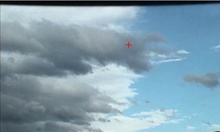
%> input picture V1/f1.jpg, 220 x 132 px, shrunk from 600 x 360 before the run
$ octave main.m   (GNU Octave 9; MATLAB toolbox functions it lacks are replaced by stand-ins)
%> lines starting %> are read from the running program, lines starting %| are printed output that depends on the picture
### V1/BrutalMovDetector.m
function [ res_r, res_c ] = BrutalMovDetector( pixel1, pixel2, seg_num, BlurFlag, blur_index)
%BRUTALMOVDETECTOR Summary of this function goes here
%   Detailed explanation goes here


    if( sum( size(pixel2) == size(pixel1)) == 2)

        [height, width] = size(pixel1);
    else
        disp('two frames have different size, abort!')
        assert(sum( size(pixel2) == size(pixel1)) == 2)
    end

    num = seg_num;
    rows = height/num; %240 and 320 should be changed
    cols = width/num;
    blk_num = rows*cols;
    nframes = 2; %we only have two frames here

    pixel(:,:,1) = pixel1;
    pixel(:,:,2) = pixel2;


    %seg is the two frames
    %seg(:,:,:,1) is frame1; seg(:,:,:,2) is frame2
    for i = 1:nframes
    %for i = 1:1
        for j = 1:rows
            for m = 1:cols
                index = m + (j-1)*num;
                seg(:,:,index,i) = pixel((((j-1)*num+1):(j*num)),(((m-1)*num+1):(m*num)),i);
            end
        end
    end

    for i = 1:rows
        for j = 1:cols
            position.segr = i;
            position.segc = j;
%             BlockNum = position.segc + (position.segr-1)*num;
            opt_r = 0;
            opt_c = 0;

            if(i ~=1 && i~=rows && j ~=1 && j ~= cols)

                if(BlurFlag == true)
                    I = pixel(:,:,2);
                    H = fspecial('disk',blur_index);
                    pixel_n = imfilter(I,H,'replicate');

                    I = seg(:,:,(position.segc + (position.segr-1)*num),1);
                    H = fspecial('disk',blur_index);
                    test_seg = imfilter(I,H,'replicate');
                else
                    pixel_n = pixel(:,:,2);
                    test_seg = seg(:,:,(position.segc + (position.segr-1)*num),1);
                end

                numCounter = num;
                for m = -numCounter:numCounter
                    for n = -numCounter:numCounter
                        position.dx = m;
                        position.dy = n;
                        diff = MAD(test_seg, pixel_n, position,num);
                        v(m+numCounter+1,n+numCounter+1) = diff.value;
                        x(m+numCounter+1,n+numCounter+1) = diff.x;
                        y(m+numCounter+1,n+numCounter+1) = diff.y;
                    end
                end
                [cx,cy] = find(v == min(min(v)));

                opt_r = x(min(abs(cx)),min(abs(cy)));
                opt_c = y(min(abs(cx)),min(abs(cy)));
            end

%             disp(i)
%             disp(j)

            res_r(i,j) = opt_r;
            res_c(i,j) = opt_c;
        end
    end

end

### V1/main.m
clc;
clear all;
close all;


%%%%% video process%%%%%%%%%%%
% [31 lines of commented-out code are left out]


%%%%%%% picture process%%%%%%%%%%%
p1 = imread('f1.jpg');
%> p1 is the input picture: size 132x220x3 uint8; mean R, G, B 129.4, 158.2, 173.7
p1 = rgb2gray(p1);
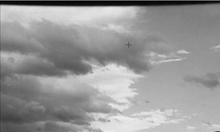
%> p1: size 132x220 uint8; min 0, max 243, mean 151.4

p2 = imread('f2.jpg');
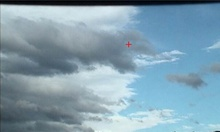
%> input picture V1/f2.jpg, 220 x 132 px, shrunk from 600 x 360 before the run
%> p2 is the input picture: size 132x220x3 uint8; mean R, G, B 130.9, 160.1, 175.7
p2 = rgb2gray(p2);
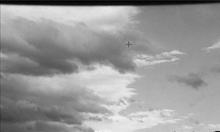
%> p2: size 132x220 uint8; min 0, max 246, mean 153.2

p3 = imread('f3.jpg');
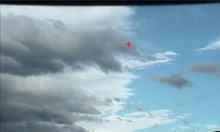
%> input picture V1/f3.jpg, 220 x 132 px, shrunk from 600 x 360 before the run
%> p3 is the input picture: size 132x220x3 uint8; mean R, G, B 131.7, 160.8, 176.5
p3 = rgb2gray(p3);
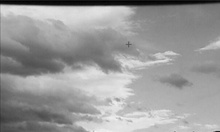
%> p3: size 132x220 uint8; min 0, max 246, mean 153.9


seg_num = 40;
blur_index = 6;
blur_flag = true;

% disp('brutal')
tic
[e,f] = BrutalMovDetector(p1,p2,seg_num,true,blur_index);
%> the run ends on the next line
